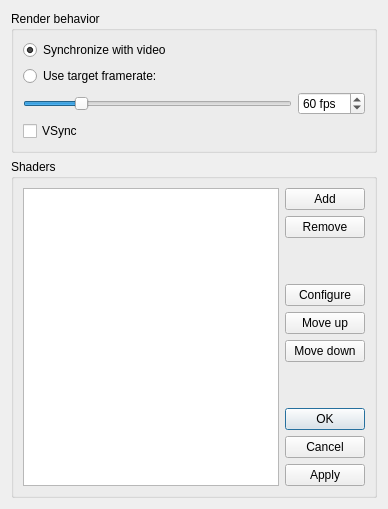
<?xml version="1.0" encoding="UTF-8"?>
<ui version="4.0">
 <class>OpenGLShaderManagerDialog</class>
 <widget class="QDialog" name="OpenGLShaderManagerDialog">
  <property name="geometry">
   <rect>
    <x>0</x>
    <y>0</y>
    <width>400</width>
    <height>465</height>
   </rect>
  </property>
  <property name="windowTitle">
   <string>Shader Manager</string>
  </property>
  <layout class="QGridLayout" name="gridLayout">
   <property name="sizeConstraint">
    <enum>QLayout::SizeConstraint::SetFixedSize</enum>
   </property>
   <item row="1" column="0">
    <widget class="QGroupBox" name="groupBoxShaders">
     <property name="title">
      <string>Shaders</string>
     </property>
     <layout class="QHBoxLayout" name="horizontalLayout">
      <property name="sizeConstraint">
       <enum>QLayout::SizeConstraint::SetFixedSize</enum>
      </property>
      <item>
       <widget class="QListWidget" name="shaderListWidget">
        <property name="dragDropMode">
         <enum>QAbstractItemView::DragDropMode::InternalMove</enum>
        </property>
        <property name="selectionBehavior">
         <enum>QAbstractItemView::SelectionBehavior::SelectItems</enum>
        </property>
       </widget>
      </item>
      <item>
       <layout class="QVBoxLayout" name="verticalLayout">
        <property name="sizeConstraint">
         <enum>QLayout::SizeConstraint::SetFixedSize</enum>
        </property>
        <item>
         <widget class="QPushButton" name="buttonAdd">
          <property name="text">
           <string>Add</string>
          </property>
         </widget>
        </item>
        <item>
         <widget class="QPushButton" name="buttonRemove">
          <property name="text">
           <string>Remove</string>
          </property>
         </widget>
        </item>
        <item>
         <spacer name="verticalSpacer">
          <property name="orientation">
           <enum>Qt::Orientation::Vertical</enum>
          </property>
          <property name="sizeHint" stdset="0">
           <size>
            <width>20</width>
            <height>40</height>
           </size>
          </property>
         </spacer>
        </item>
        <item>
         <widget class="QPushButton" name="buttonConfigure">
          <property name="enabled">
           <bool>true</bool>
          </property>
          <property name="text">
           <string>Configure</string>
          </property>
         </widget>
        </item>
        <item>
         <widget class="QPushButton" name="buttonMoveUp">
          <property name="text">
           <string>Move up</string>
          </property>
         </widget>
        </item>
        <item>
         <widget class="QPushButton" name="buttonMoveDown">
          <property name="text">
           <string>Move down</string>
          </property>
         </widget>
        </item>
        <item>
         <spacer name="verticalSpacer_2">
          <property name="orientation">
           <enum>Qt::Orientation::Vertical</enum>
          </property>
          <property name="sizeHint" stdset="0">
           <size>
            <width>20</width>
            <height>40</height>
           </size>
          </property>
         </spacer>
        </item>
        <item>
         <widget class="QDialogButtonBox" name="buttonBox">
          <property name="orientation">
           <enum>Qt::Orientation::Vertical</enum>
          </property>
          <property name="standardButtons">
           <set>QDialogButtonBox::StandardButton::Apply|QDialogButtonBox::StandardButton::Cancel|QDialogButtonBox::StandardButton::Ok</set>
          </property>
          <property name="centerButtons">
           <bool>false</bool>
          </property>
         </widget>
        </item>
       </layout>
      </item>
     </layout>
    </widget>
   </item>
   <item row="0" column="0">
    <widget class="QGroupBox" name="groupBox">
     <property name="title">
      <string>Render behavior</string>
     </property>
     <layout class="QGridLayout" name="gridLayout_2">
      <property name="sizeConstraint">
       <enum>QLayout::SizeConstraint::SetDefaultConstraint</enum>
      </property>
      <item row="1" column="0">
       <widget class="QRadioButton" name="radioButtonTargetFramerate">
        <property name="text">
         <string>Use target framerate:</string>
        </property>
       </widget>
      </item>
      <item row="2" column="0">
       <widget class="QSlider" name="horizontalSliderFramerate">
        <property name="minimum">
         <number>15</number>
        </property>
        <property name="maximum">
         <number>240</number>
        </property>
        <property name="value">
         <number>60</number>
        </property>
        <property name="orientation">
         <enum>Qt::Orientation::Horizontal</enum>
        </property>
        <property name="invertedAppearance">
         <bool>false</bool>
        </property>
        <property name="invertedControls">
         <bool>false</bool>
        </property>
       </widget>
      </item>
      <item row="0" column="0">
       <widget class="QRadioButton" name="radioButtonVideoSync">
        <property name="text">
         <string>Synchronize with video</string>
        </property>
        <property name="checked">
         <bool>true</bool>
        </property>
       </widget>
      </item>
      <item row="3" column="0">
       <widget class="QCheckBox" name="checkBoxVSync">
        <property name="text">
         <string>VSync</string>
        </property>
       </widget>
      </item>
      <item row="2" column="1">
       <widget class="QSpinBox" name="targetFrameRate">
        <property name="suffix">
         <string> fps</string>
        </property>
        <property name="minimum">
         <number>15</number>
        </property>
        <property name="maximum">
         <number>240</number>
        </property>
        <property name="value">
         <number>60</number>
        </property>
       </widget>
      </item>
     </layout>
    </widget>
   </item>
  </layout>
 </widget>
 <resources/>
 <connections/>
</ui>
